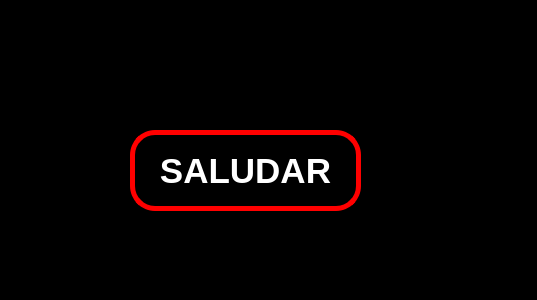
<?xml version="1.0" encoding="UTF-8"?>
<ui version="4.0">
 <class>MainWindow</class>
 <widget class="QMainWindow" name="MainWindow">
  <property name="geometry">
   <rect>
    <x>0</x>
    <y>0</y>
    <width>537</width>
    <height>300</height>
   </rect>
  </property>
  <property name="windowTitle">
   <string>MainWindow</string>
  </property>
  <property name="styleSheet">
   <string notr="true">background-color: rgb(0, 0, 0);</string>
  </property>
  <widget class="QWidget" name="centralwidget">
   <widget class="QPushButton" name="btn_saludar">
    <property name="geometry">
     <rect>
      <x>130</x>
      <y>130</y>
      <width>231</width>
      <height>81</height>
     </rect>
    </property>
    <property name="font">
     <font>
      <pointsize>26</pointsize>
      <weight>75</weight>
      <bold>true</bold>
     </font>
    </property>
    <property name="styleSheet">
     <string notr="true">background-color: rgb(0, 0, 0);
color: rgb(255, 255, 255);
border-radius:25px;
border: 5px solid red;</string>
    </property>
    <property name="text">
     <string>SALUDAR</string>
    </property>
   </widget>
  </widget>
  <widget class="QMenuBar" name="menubar">
   <property name="geometry">
    <rect>
     <x>0</x>
     <y>0</y>
     <width>537</width>
     <height>21</height>
    </rect>
   </property>
  </widget>
  <widget class="QStatusBar" name="statusbar"/>
 </widget>
 <resources/>
 <connections/>
</ui>
